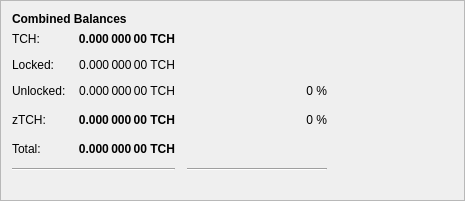
                                  <widget class="QFrame" name="frame_3">
                                    <property name="geometry">
                                      <rect>
                                        <x>0</x>
                                        <y>150</y>
                                        <width>465</width>
                                        <height>201</height>
                                      </rect>
                                    </property>
                                    <property name="frameShape">
                                      <enum>QFrame::StyledPanel</enum>
                                    </property>
                                    <property name="frameShadow">
                                      <enum>QFrame::Raised</enum>
                                    </property>
                                    <layout class="QVBoxLayout" name="verticalLayout_5">
                                      <item>
                                        <layout class="QHBoxLayout" name="horizontalLayout_5" stretch="0">
                                          <item>
                                            <widget class="QLabel" name="label_5z">
                                              <property name="maximumSize">
                                                <size>
                                                  <width>16777215</width>
                                                  <height>20</height>
                                                </size>
                                              </property>
                                              <property name="font">
                                                <font>
                                                  <weight>75</weight>
                                                  <bold>true</bold>
                                                </font>
                                              </property>
                                              <property name="toolTip">
                                                <string>Combined Balances (including unconfirmed and immature coins)</string>
                                              </property>
                                              <property name="text">
                                                <string>&lt;html&gt;&lt;head/&gt;&lt;body&gt;&lt;p&gt;Combined Balances&lt;/p&gt;&lt;/body&gt;&lt;/html&gt;</string>
                                              </property>
                                            </widget>
                                          </item>
                                        </layout>
                                      </item>
                                      <item>
                                        <layout class="QGridLayout" name="gridLayout_3">
                                          <property name="spacing">
                                            <number>12</number>
                                          </property>
                                          <item row="7" column="0" colspan="2">
                                            <widget class="Line" name="lineSpendableBalance_3">
                                              <property name="orientation">
                                                <enum>Qt::Horizontal</enum>
                                              </property>
                                            </widget>
                                          </item>
                                          <item row="7" column="2">
                                            <widget class="Line" name="lineWatchBalance_3">
                                              <property name="sizePolicy">
                                                <sizepolicy hsizetype="Preferred" vsizetype="Fixed">
                                                  <horstretch>0</horstretch>
                                                  <verstretch>0</verstretch>
                                                </sizepolicy>
                                              </property>
                                              <property name="minimumSize">
                                                <size>
                                                  <width>140</width>
                                                  <height>0</height>
                                                </size>
                                              </property>
                                              <property name="orientation">
                                                <enum>Qt::Horizontal</enum>
                                              </property>
                                            </widget>
                                          </item>
                                          <item row="4" column="1">
                                            <widget class="QLabel" name="labelzBalancez">
                                              <property name="font">
                                                <font>
                                                  <weight>75</weight>
                                                  <bold>true</bold>
                                                </font>
                                              </property>
                                              <property name="cursor">
                                                <cursorShape>IBeamCursor</cursorShape>
                                              </property>
                                              <property name="toolTip">
                                                <string>Total of transactions that have yet to be confirmed, and do not yet count toward the spendable balance</string>
                                              </property>
                                              <property name="text">
                                                <string notr="true">0.000 000 00 TCH</string>
                                              </property>
                                              <property name="alignment">
                                                <set>Qt::AlignRight|Qt::AlignTrailing|Qt::AlignVCenter</set>
                                              </property>
                                              <property name="textInteractionFlags">
                                                <set>Qt::LinksAccessibleByMouse|Qt::TextSelectableByKeyboard|Qt::TextSelectableByMouse</set>
                                              </property>
                                            </widget>
                                          </item>
                                          <item row="6" column="1">
                                            <widget class="QLabel" name="labelTotalz">
                                              <property name="font">
                                                <font>
                                                  <weight>75</weight>
                                                  <bold>true</bold>
                                                </font>
                                              </property>
                                              <property name="cursor">
                                                <cursorShape>IBeamCursor</cursorShape>
                                              </property>
                                              <property name="toolTip">
                                                <string>Total Balance, including unconfirmed and immature coins.</string>
                                              </property>
                                              <property name="text">
                                                <string notr="true">0.000 000 00 TCH</string>
                                              </property>
                                              <property name="alignment">
                                                <set>Qt::AlignRight|Qt::AlignTrailing|Qt::AlignVCenter</set>
                                              </property>
                                              <property name="textInteractionFlags">
                                                <set>Qt::LinksAccessibleByMouse|Qt::TextSelectableByKeyboard|Qt::TextSelectableByMouse</set>
                                              </property>
                                            </widget>
                                          </item>
                                          <item row="4" column="3">
                                            <spacer name="horizontalSpacer_6">
                                              <property name="orientation">
                                                <enum>Qt::Horizontal</enum>
                                              </property>
                                              <property name="sizeHint" stdset="0">
                                                <size>
                                                  <width>40</width>
                                                  <height>20</height>
                                                </size>
                                              </property>
                                            </spacer>
                                          </item>
                                          <item row="6" column="0">
                                            <widget class="QLabel" name="labelTotalTextz">
                                              <property name="text">
                                                <string>Total:</string>
                                              </property>
                                            </widget>
                                          </item>
                                          <item row="1" column="0">
                                            <widget class="QLabel" name="labelBalanceTextz">
                                              <property name="text">
                                                <string>TCH:</string>
                                              </property>
                                            </widget>
                                          </item>
                                          <item row="1" column="1">
                                            <widget class="QLabel" name="labelBalancez">
                                              <property name="font">
                                                <font>
                                                  <weight>75</weight>
                                                  <bold>true</bold>
                                                </font>
                                              </property>
                                              <property name="cursor">
                                                <cursorShape>IBeamCursor</cursorShape>
                                              </property>
                                              <property name="toolTip">
                                                <string>Your current spendable balance</string>
                                              </property>
                                              <property name="text">
                                                <string notr="true">0.000 000 00 TCH</string>
                                              </property>
                                              <property name="alignment">
                                                <set>Qt::AlignRight|Qt::AlignTrailing|Qt::AlignVCenter</set>
                                              </property>
                                              <property name="textInteractionFlags">
                                                <set>Qt::LinksAccessibleByMouse|Qt::TextSelectableByKeyboard|Qt::TextSelectableByMouse</set>
                                              </property>
                                            </widget>
                                          </item>
                                          <item row="4" column="0">
                                            <widget class="QLabel" name="labelzBalanceTextz">
                                              <property name="toolTip">
                                                <string/>
                                              </property>
                                              <property name="text">
                                                <string>zTCH:</string>
                                              </property>
                                            </widget>
                                          </item>
                                          <item row="4" column="2">
                                            <widget class="QLabel" name="labelzTCHPercent">
                                              <property name="toolTip">
                                                <string>
                                                  Current percentage of zTCH.
                                                  If AutoMint is enabled this percentage will settle around the configured AutoMint percentage (default = 10%)
                                                </string>
                                              </property>
                                              <property name="text">
                                                <string>0 %</string>
                                              </property>
                                              <property name="alignment">
                                                <set>Qt::AlignRight|Qt::AlignTrailing|Qt::AlignVCenter</set>
                                              </property>
                                            </widget>
                                          </item>
                                          <item row="6" column="2">
                                            <widget class="QLabel" name="label100Percent">
                                              <property name="text">
                                                <string/>
                                              </property>
                                              <property name="alignment">
                                                <set>Qt::AlignRight|Qt::AlignTrailing|Qt::AlignVCenter</set>
                                              </property>
                                            </widget>
                                          </item>
                                          <item row="2" column="1">
                                            <widget class="QLabel" name="labelLockedBalance">
                                              <property name="toolTip">
                                                <string>Locked TCH or Masternode collaterals. These are excluded from zTCH minting.</string>
                                              </property>
                                              <property name="text">
                                                <string>0.000 000 00 TCH</string>
                                              </property>
                                              <property name="alignment">
                                                <set>Qt::AlignRight|Qt::AlignTrailing|Qt::AlignVCenter</set>
                                              </property>
                                            </widget>
                                          </item>
                                          <item row="2" column="0">
                                            <widget class="QLabel" name="labelLockedBalanceText">
                                              <property name="toolTip">
                                                <string>Locked TCH or Masternode collaterals. These are excluded from zTCH minting.</string>
                                              </property>
                                              <property name="text">
                                                <string>Locked:</string>
                                              </property>
                                            </widget>
                                          </item>
                                          <item row="3" column="0">
                                            <widget class="QLabel" name="labelUnLockedBalanceText">
                                              <property name="toolTip">
                                                <string>Unlocked TCHs. These can be used for zTCH minting.</string>
                                              </property>
                                              <property name="text">
                                                <string>Unlocked:</string>
                                              </property>
                                            </widget>
                                          </item>
                                          <item row="3" column="1">
                                            <widget class="QLabel" name="labelUnLockedBalance">
                                              <property name="toolTip">
                                                <string>Unlocked TCHs. These can be used for zTCH minting.</string>
                                              </property>
                                              <property name="text">
                                                <string>0.000 000 00 TCH</string>
                                              </property>
                                              <property name="alignment">
                                                <set>Qt::AlignRight|Qt::AlignTrailing|Qt::AlignVCenter</set>
                                              </property>
                                            </widget>
                                          </item>
                                          <item row="3" column="2">
                                            <widget class="QLabel" name="labelTCHPercent">
                                              <property name="text">
                                                <string>0 %</string>
                                              </property>
                                              <property name="alignment">
                                                <set>Qt::AlignRight|Qt::AlignTrailing|Qt::AlignVCenter</set>
                                              </property>
                                            </widget>
                                          </item>
                                        </layout>
                                      </item>
                                      <item>
                                        <spacer name="verticalSpacer">
                                          <property name="orientation">
                                            <enum>Qt::Vertical</enum>
                                          </property>
                                          <property name="sizeHint" stdset="0">
                                            <size>
                                              <width>20</width>
                                              <height>40</height>
                                            </size>
                                          </property>
                                        </spacer>
                                      </item>
                                    </layout>
                                  </widget>
